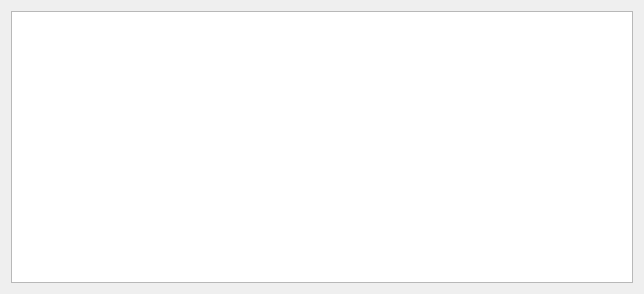
<?xml version="1.0" encoding="UTF-8"?>
<ui version="4.0">
 <class>Game</class>
 <widget class="QWidget" name="Game">
  <property name="geometry">
   <rect>
    <x>0</x>
    <y>0</y>
    <width>644</width>
    <height>294</height>
   </rect>
  </property>
  <property name="windowTitle">
   <string>Form</string>
  </property>
  <layout class="QHBoxLayout" name="horizontalLayout_4">
   <item>
    <layout class="QGridLayout" name="gridLayout"/>
   </item>
   <item>
    <widget class="QTextBrowser" name="textBrowser"/>
   </item>
  </layout>
 </widget>
 <resources/>
 <connections/>
</ui>
